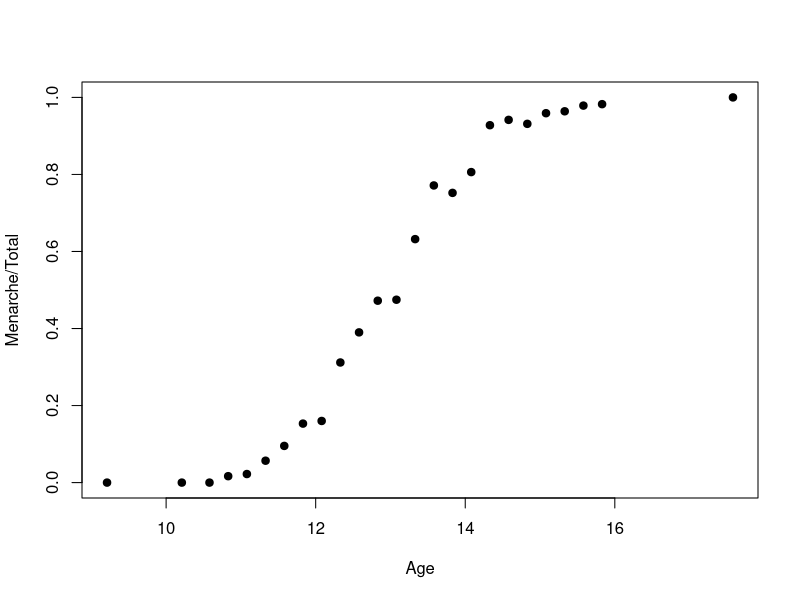
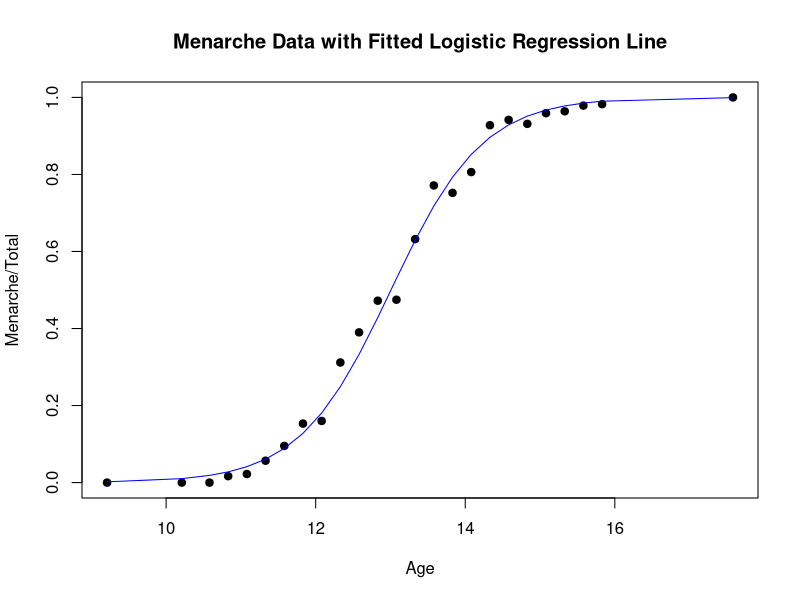

The R source for these figures, in order:
library(MASS) # for menarche
library(dplyr)

rm(list = ls())

data(menarche)
head(menarche)

plot(Menarche/Total ~ Age, data = menarche, pch = 19)
# S-shape : 로지스틱 회귀모형 적합 타당

mnc_glm <- glm(cbind(Menarche, Total - Menarche) ~ Age, family = binomial, data = menarche)
summary(mnc_glm)
# Age 유의

exp(mnc_glm$coefficients["Age"])

1 - pchisq(mnc_glm$deviance, mnc_glm$df.residual)

plot(Menarche/Total ~ Age, data = menarche, pch = 19)
lines(menarche$Age, mnc_glm$fitted, type = "l", col = "blue")
title(main = "Menarche Data with Fitted Logistic Regression Line")

prediction <- ifelse(predict(mnc_glm, newdata = menarche, type = "resp") < 0.5, "No", "Yes")

menarche2 <- menarche %>% 
  mutate(ratio = ifelse(Menarche/Total < 0.5, "No", "Yes"), fit = prediction)

confm_mnc <- table(menarche2$ratio, menarche2$fit)

error <- 1 - sum(diag(confm_mnc))/sum(confm_mnc)
error
